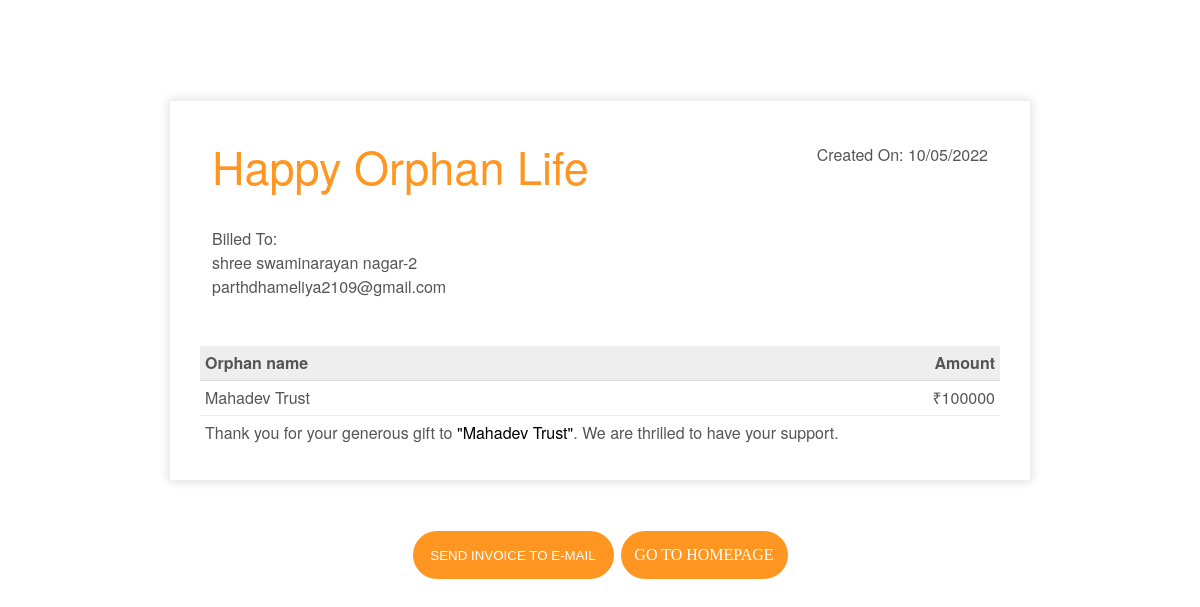
/User/invoice.php (signed in), run on the app's committed database.
### tables this page shows
CREATE TABLE IF NOT EXISTS `trans_history` (
  `trans_id` int(11) NOT NULL AUTO_INCREMENT,
  `user_id` int(255) NOT NULL,
  `name` varchar(255) NOT NULL,
  `email` varchar(255) NOT NULL,
  `address` varchar(255) NOT NULL,
  `orp_name` varchar(255) NOT NULL,
  `ifsc_no` varchar(255) NOT NULL,
  `amount` int(255) NOT NULL,
  `date` varchar(255) NOT NULL,
  PRIMARY KEY (`trans_id`)
);

### User/invoice.php (the view, shortened to what this page needs)
<?php include('phpmailfile.php');
    $con = mysqli_connect("localhost","root","","orphanage");
    $uid = $_SESSION['user_log'];
    $qry = "select * from `trans_history` WHERE `user_id` = '$uid' ORDER BY `trans_id` DESC LIMIT 1";
    $res = mysqli_query($con,$qry);
    $row = mysqli_fetch_assoc($res);
    $name = $row['name'];
    $email = $row['email'];
    $amount = $row['amount'];
    $orp_name = $row['orp_name'];
    $date = $row['date'];
?>
<!DOCTYPE html>
<html>
	<head>
	</head>
	<body>
		<div class="invoice-box ">
			<table cellpadding="0" cellspacing="0">
				<tr class="top">
					<td colspan="2">
						<table>
							<tr>
								<td class="title">
									Happy Orphan Life
								</td>
								<td>
									Created On: <?php echo $date;?><br />
								</td>
							</tr>
						</table>
					</td>
				</tr>
				<tr class="information">
					<td colspan="2">
						<table>
							<tr>
								<td>Billed To:<br>
									<?php echo $name; ?><br />
									<?php echo $email; ?>
								</td>
							</tr>
						</table>
					</td>
				</tr>
				<tr class="heading">
					<td>Orphan name</td>
					<td>Amount</td>
				</tr>
				<tr class="item">
					<td><?php echo $orp_name; ?></td>
					<td><?php echo '₹'.$amount; ?></td>
				</tr>
				<tr class="total">
					<td>Thank you for your generous gift to <span style="color: black; font-style: bold;">"<?php echo $orp_name;?>"</span>. We are thrilled to have your support. </td>
				</tr>
			</table>
		</div>
		<form method="POST">
		<div class ="button">
			<input type="submit" name="submit" value="SEND INVOICE TO E-MAIL">
			<a href="index.php"> GO TO HOMEPAGE</a>
		</div>
		</form>
	</body>
</html>

### User/invoice.php (style rules this page uses)
.invoice-box { max-width: 800px; margin: auto; padding: 30px; border: 1px solid #eee; box-shadow: 0 0 10px rgba(0, 0, 0, 0.15); font-size: 16px; line-height: 24px; font-family: 'Helvetica Neue', 'Helvetica', Helvetica, Arial, sans-serif; color: #555; margin-top: 100px; }
.invoice-box table { width: 100%; line-height: inherit; text-align: left; }
.invoice-box table td { padding: 5px; vertical-align: top; }
.invoice-box table tr td:nth-child(2) { text-align: right; }
.invoice-box table tr.top table td { padding-bottom: 20px; }
.invoice-box table tr.top table td.title { font-size: 45px; line-height: 45px; color: #FE9621; }
.invoice-box table tr.information table td { padding-bottom: 40px; }
.invoice-box table tr.heading td { background: #eee; border-bottom: 1px solid #ddd; font-weight: bold; }
.invoice-box table tr.item td { border-bottom: 1px solid #eee; }
.button { display: flex; justify-content: center; margin-top: 50px; }
.button input { display: flex; background-color: #fe9621; text-decoration: none; color: white; width: 201px; height: 48px; text-align: center; justify-content: center; align-items: center; border: none; border-radius: 27px; }
.button a { display: flex; background-color: #fe9621; text-decoration: none; color: white; margin-left: 7px; width: 167px; height: 48px; text-align: center; justify-content: center; align-items: center; border: none; border-radius: 27px; }

### data on the page
trans_history: date "10/05/2022", name "shree swaminarayan nagar-2", email "parthdhameliya2109@gmail.com", orp_name "Mahadev Trust", amount "100000"
